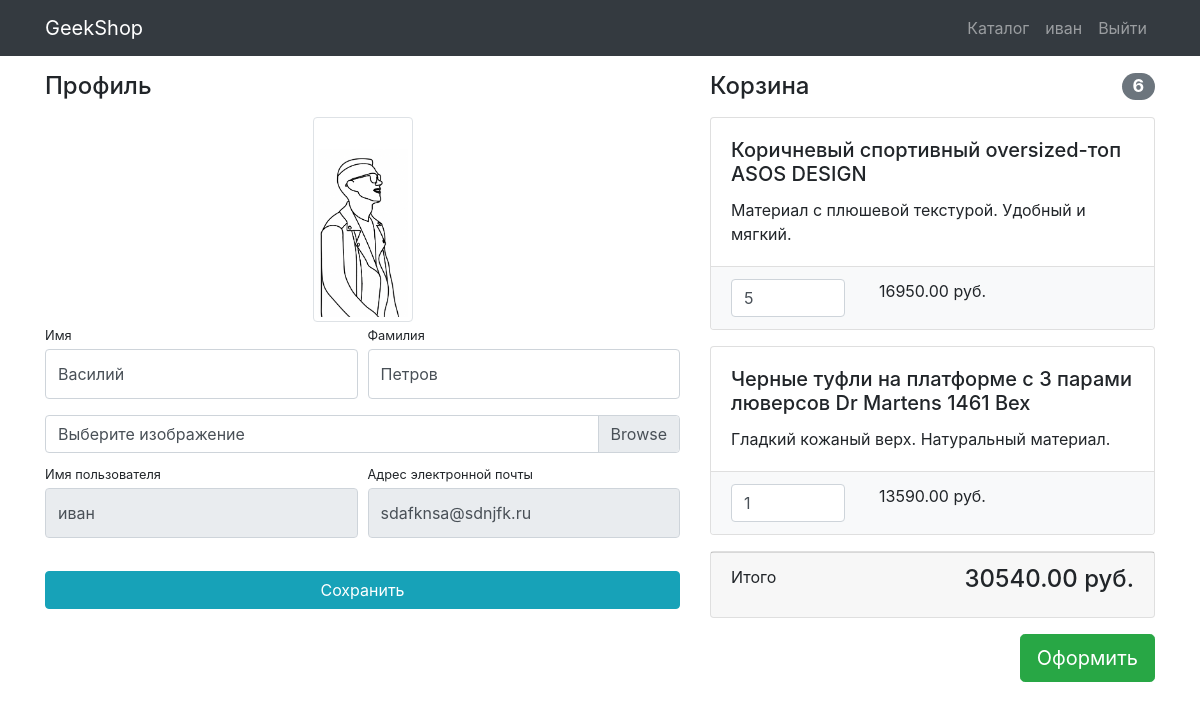
Page /users/profile/ (signed in) on the earlier database version.
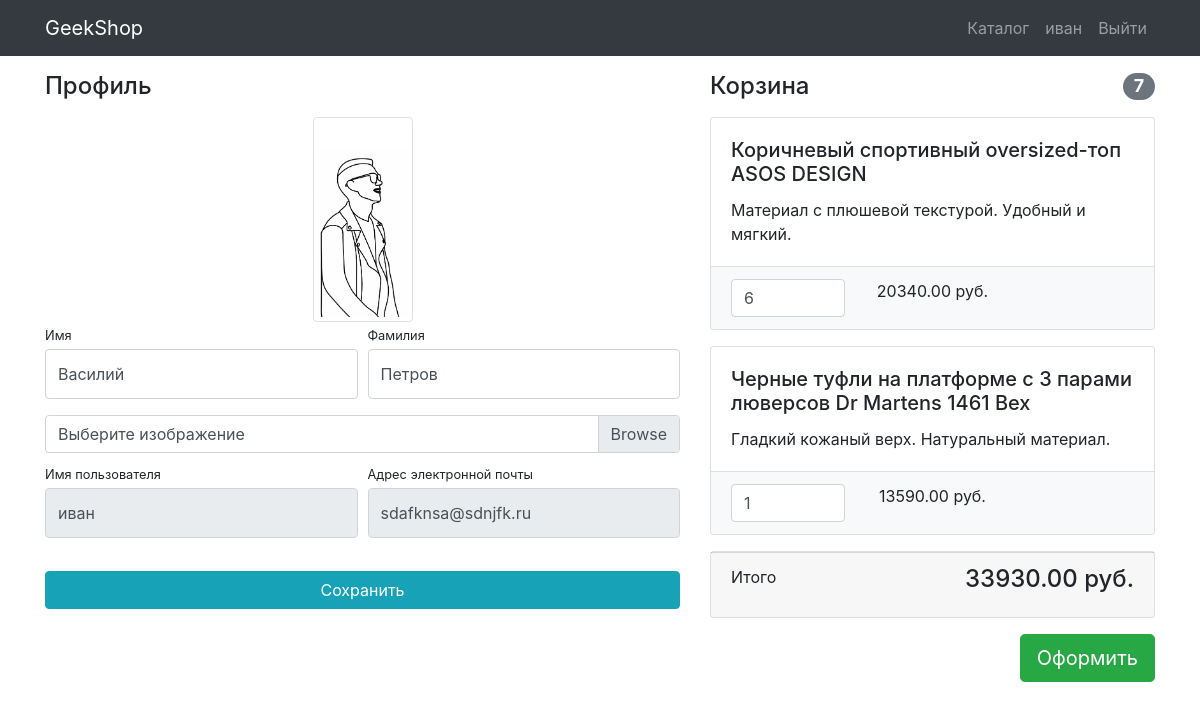
Same page on the later database version.
### basketapp/models.py (models this page shows, shortened)
class Basket(models.Model):
    user = models.ForeignKey(User, on_delete=models.CASCADE)
    product = models.ForeignKey(Product, on_delete=models.CASCADE)
    quantity = models.PositiveIntegerField(default=0)
    created_timestamp = models.DateTimeField(auto_now_add=True)
    def sum(self):
        return self.quantity * self.product.price
    def total_quantity(self):
        baskets = Basket.objects.filter(user=self.user)
        return sum(basket.quantity for basket in baskets)
    def total_sum(self):
        baskets = Basket.objects.filter(user=self.user)
        return sum(basket.sum() for basket in baskets)

### authapp/models.py (models this page shows)
class User(AbstractUser):
    image = models.ImageField(upload_to='users_images', blank=True)

### mainapp/models.py (models this page shows, shortened)
class Product(models.Model):
    name = models.CharField(max_length=256)
    image = models.ImageField(upload_to='products_images', blank=True)
    description = models.CharField(max_length=64, blank=True)
    price = models.DecimalField(max_digits=8, decimal_places=2, default=0)
    quantity = models.PositiveIntegerField(default=0)
    category = models.ForeignKey(ProductCategory, on_delete=models.CASCADE)

### authapp/views.py (the view)
# urls.py: path('profile/', profile, name='profile'),
@login_required
def profile(request):
    if request.method == 'POST':
        form = UserProfileForm(data=request.POST, files=request.FILES, instance=request.user)
        if form.is_valid():
            form.save()
            return HttpResponseRedirect(reverse('users:profile'))
    else:
        form = UserProfileForm(instance=request.user)
    context = {
        'title': 'GeekShop - Личный кабинет',
        'form': form,
        'baskets': Basket.objects.filter(user=request.user),
    }
    return render(request, 'authapp/profile.html', context)

### authapp/forms.py
class UserProfileForm(UserChangeForm):
    username = forms.CharField(widget=forms.TextInput(attrs={'class': 'form-control py-4', 'readonly': True}))
    email = forms.CharField(widget=forms.EmailInput(attrs={'class': 'form-control py-4', 'readonly': True}))
    first_name = forms.CharField(widget=forms.TextInput(attrs={'class': 'form-control py-4'}))
    last_name = forms.CharField(widget=forms.TextInput(attrs={'class': 'form-control py-4'}))
    image = forms.ImageField(widget=forms.FileInput(attrs={'class': 'custom-file-input'}), required=False)
    class Meta:
        model = User
        fields = ('username', 'email', 'first_name', 'last_name', 'image')

### authapp/templates/authapp/profile.html (shortened to what this page needs)
{% extends 'mainapp/base.html' %}
{% load static %}
{% block css %}
    <link href="{% static 'css/profile.css' %}" rel="stylesheet">
{% endblock %}
{% block content %}
    <div class="container">
        <div class="row">
            <div class="col-lg-7">
                <h4 class="mt-3 mb-3">Профиль</h4>
                <div class="col-lg-12 text-center">
                    <img width="100" height="100"
                         src="{% if user.image %} {{ user.image.url }} {% else %} {% static 'vendor/img/users/user_def_photo.jpg' %} {% endif %}"
                         class="img-thumbnail">
                </div>
                <form action="{% url 'users:profile' %}" method="post" enctype="multipart/form-data">
                    <div class="form-row">
                        <div class="col-lg-6">
                            <div class="form-group">
                                <label class="small mb-1" for="{{ form.first_name.id_for_label }}">Имя</label>
                                {{ form.first_name }}
                            </div>
                        </div>
                        <div class="col-lg-6">
                            <div class="form-group">
                                <label class="small mb-1" for="{{ form.last_name.id_for_label }}">Фамилия</label>
                                {{ form.last_name }}
                            </div>
                        </div>
                    </div>
                    <div class="form-row mb-2">
                        <div class="col-lg-12">
                            <div class="custom-file">
                                <label class="custom-file-label" for="{{ form.image.id_for_label }}">
                                    Выберите изображение
                                </label>
                            </div>
                        </div>
                    </div>
                    <div class="form-row">
                        <div class="col-lg-6">
                            <label class="small mb-1" for="{{ form.username.id_for_label }}">Имя пользователя</label>
                            {{ form.username }}
                        </div>
                        <div class="col-lg-6">
                            <label class="small mb-1" for="{{ form.email.id_for_label }}">Адрес электронной
                                почты</label>
                            {{ form.email }}
                        </div>
                    </div>
                    <div class="form-row">
                        <div class="col-lg-12" style="margin-top: 33px;">
                            <input class="btn btn-info btn-block" type="submit" value="Сохранить">
                        </div>
                    </div>
                </form>
            </div>
            <div class="col-lg-5">
                {% include 'basketapp/basket.html' %}
            </div>
        </div>
    </div>
{% endblock %}

### basketapp/templates/basketapp/basket.html (shortened to what this page needs)
<div class="basket_list">
    {% if baskets %}
        <h4 class="mt-3 mb-3 d-flex justify-content-between align-items-center mb-3">
            Корзина <span class="badge badge-secondary badge-pill">{{ baskets.0.total_quantity }}</span>
        </h4>
        {% for basket in baskets %}
            <div class="card mb-3">
                <div class="card-body">
                    <h5 class="card-title">{{ basket.product.name }}</h5>
                    <p class="card-text">{{ basket.product.description }}</p>
                </div>
                <ul class="list-group list-group-flush">
                    <li class="list-group-item bg-light">
                        <div class="row text-center">
                            <div class="col-lg-4">
                                <input name="{{ basket.id }}" type="number" class="form-control"
                                       value="{{ basket.quantity }}" min="0">
                            </div>
                            <div class="col-lg-4">{{ basket.sum }} руб.</div>
                            <div class="col-lg-4">
                            </div>
                        </div>
                    </li>
                </ul>
            </div>
        {% endfor %}
        <div class="card mb-3">
            <div class="card-footer">
                <p class="float-left">Итого</p>
                <h4 class="float-right">{{ baskets.0.total_sum }} руб.</h4>
            </div>
        </div>
        <button type="button" class="btn btn-success btn-lg float-right">Оформить</button>
    {% else %}
        <h4 class="mt-3 mb-3 text-center">
            Корзина пуста
        </h4>
    {% endif %}
</div>

Differences in the rows shown:
changed Basket "Коричневый спортивный oversized-топ ASOS DESIGN": user+quantity "6" → "7"; quantity "5" → "6"; sum "16950.00" → "20340.00"; user+quantity+product "30540.00" → "33930.00"
